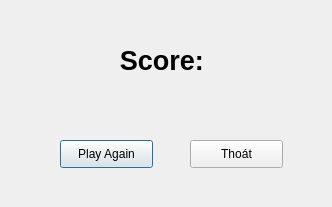
<?xml version="1.0" encoding="UTF-8"?>
<ui version="4.0">
 <class>Dialog</class>
 <widget class="QDialog" name="Dialog">
  <property name="geometry">
   <rect>
    <x>0</x>
    <y>0</y>
    <width>332</width>
    <height>207</height>
   </rect>
  </property>
  <property name="windowTitle">
   <string>Dialog</string>
  </property>
  <widget class="QPushButton" name="pushButton">
   <property name="geometry">
    <rect>
     <x>60</x>
     <y>140</y>
     <width>93</width>
     <height>28</height>
    </rect>
   </property>
   <property name="text">
    <string>Play Again</string>
   </property>
  </widget>
  <widget class="QPushButton" name="pushButton_2">
   <property name="geometry">
    <rect>
     <x>190</x>
     <y>140</y>
     <width>93</width>
     <height>28</height>
    </rect>
   </property>
   <property name="text">
    <string>Thoát</string>
   </property>
  </widget>
  <widget class="QLabel" name="label">
   <property name="geometry">
    <rect>
     <x>10</x>
     <y>30</y>
     <width>311</width>
     <height>61</height>
    </rect>
   </property>
   <property name="font">
    <font>
     <pointsize>20</pointsize>
     <weight>75</weight>
     <bold>true</bold>
    </font>
   </property>
   <property name="text">
    <string>Score: </string>
   </property>
   <property name="alignment">
    <set>Qt::AlignCenter</set>
   </property>
  </widget>
 </widget>
 <resources/>
 <connections/>
</ui>
